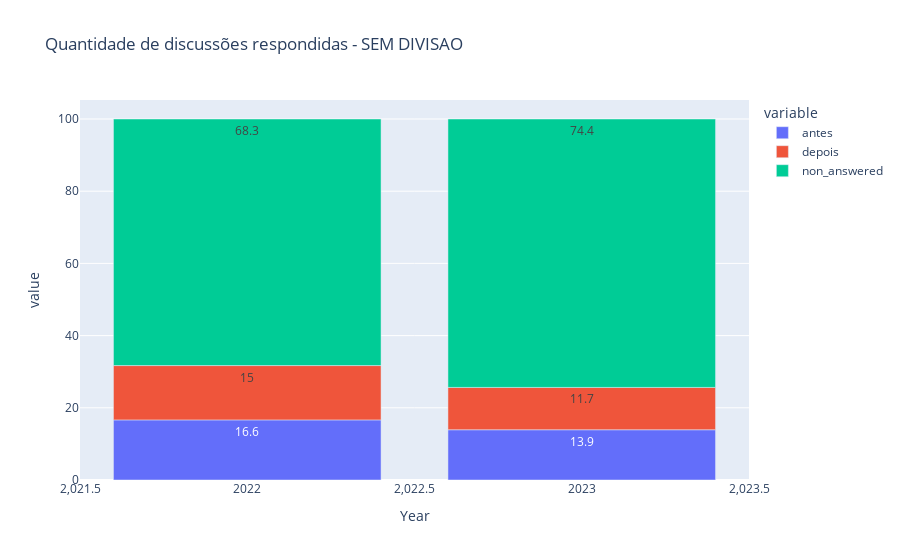

This figure's notebook cell:
### Code cell
total_22 = len(antes22) + len(depois22)
qtd_non_answered_22 = len(antes22[antes22.bool_answered == "0"]) + len(depois22[depois22.bool_answered == "0"])

total_23 = len(antes23) + len(depois23)
qtd_non_answered_23 = len(antes23[antes23.bool_answered == "0"]) + len(depois23[depois23.bool_answered == "0"])

qtd_answered_df = [
    [2022, total_22, (len(antes22[antes22.bool_answered=="1"])/total_22)*100, (len(depois22[depois22.bool_answered=="1"])/total_22)*100, (qtd_non_answered_22/total_22)*100],
    [2023, total_23, (len(antes23[antes23.bool_answered=="1"])/total_23)*100, (len(depois23[depois23.bool_answered=="1"])/total_23)*100, (qtd_non_answered_23/total_23)*100]
]     

df = pd.DataFrame(qtd_answered_df, columns=['Year', 'Total', 'antes', 'depois', 'non_answered'])

fig = px.bar(df, x="Year", y=['antes', 'depois', 'non_answered'], title="Quantidade de discussões respondidas - SEM DIVISAO", text_auto='.3')
fig.show()

### Figure 1 — Plotly figure (JSON) as saved in the notebook; plotly's stock layout.template omitted (floating-point values rounded to 4 significant figures)
{"data": [{"alignmentgroup": "True", "hovertemplate": "variable=antes<br>Year=%{x}<br>value=%{y}<extra></extra>", "legendgroup": "antes", "marker": {"color": "#636efa", "pattern": {"shape": ""}}, "name": "antes", "offsetgroup": "antes", "orientation": "v", "showlegend": true, "textposition": "auto", "texttemplate": "%{y:.3}", "type": "bar", "x": [2022, 2023], "xaxis": "x", "y": [16.65, 13.92], "yaxis": "y"}, {"alignmentgroup": "True", "hovertemplate": "variable=depois<br>Year=%{x}<br>value=%{y}<extra></extra>", "legendgroup": "depois", "marker": {"color": "#EF553B", "pattern": {"shape": ""}}, "name": "depois", "offsetgroup": "depois", "orientation": "v", "showlegend": true, "textposition": "auto", "texttemplate": "%{y:.3}", "type": "bar", "x": [2022, 2023], "xaxis": "x", "y": [15.05, 11.72], "yaxis": "y"}, {"alignmentgroup": "True", "hovertemplate": "variable=non_answered<br>Year=%{x}<br>value=%{y}<extra></extra>", "legendgroup": "non_answered", "marker": {"color": "#00cc96", "pattern": {"shape": ""}}, "name": "non_answered", "offsetgroup": "non_answered", "orientation": "v", "showlegend": true, "textposition": "auto", "texttemplate": "%{y:.3}", "type": "bar", "x": [2022, 2023], "xaxis": "x", "y": [68.3, 74.36], "yaxis": "y"}], "layout": {"barmode": "relative", "legend": {"title": {"text": "variable"}, "tracegroupgap": 0}, "title": {"text": "Quantidade de discussões respondidas - SEM DIVISAO"}, "xaxis": {"anchor": "y", "domain": [0, 1], "title": {"text": "Year"}}, "yaxis": {"anchor": "x", "domain": [0, 1], "title": {"text": "value"}}}}
